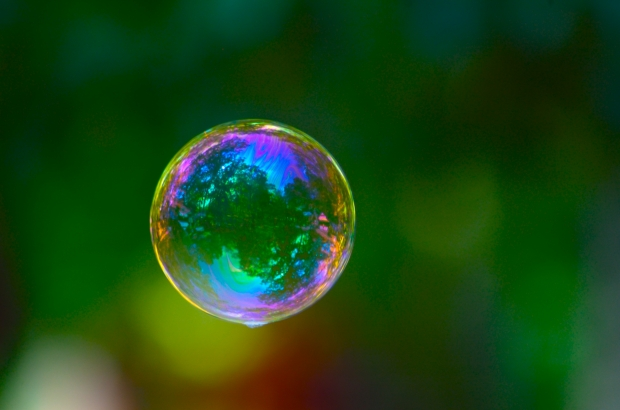
%> input picture PS1/bubble.jpg, 620 x 410 px
$ octave --eval "result = energy_img_modified(imread('bubble.jpg'));"   (GNU Octave 9; MATLAB toolbox functions it lacks are replaced by stand-ins)
%> lines starting %> are read from the running program, lines starting %| are printed output that depends on the picture
### PS1/col_gray.m
function oimg = col_gray(iimg)
oimg = rgb2gray(iimg);
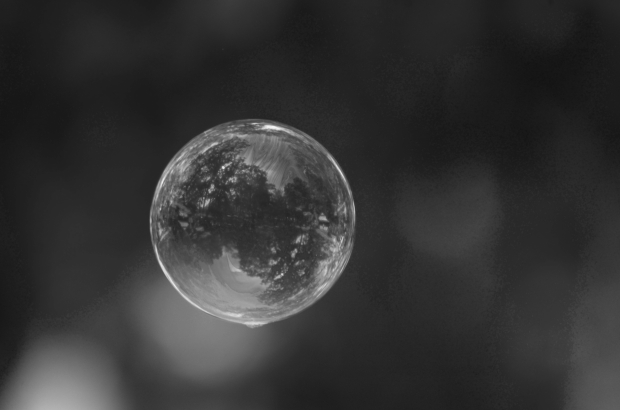
%> oimg: size 410x620 uint8; min 18, max 244, mean 51.6
end

### PS1/energy_img_modified.m
function aimg = energy_img_modified(iimg)
aimg=col_gray(iimg);
aimg = im2double(aimg);
[dx,dy] = imgradient(aimg,'prewitt');
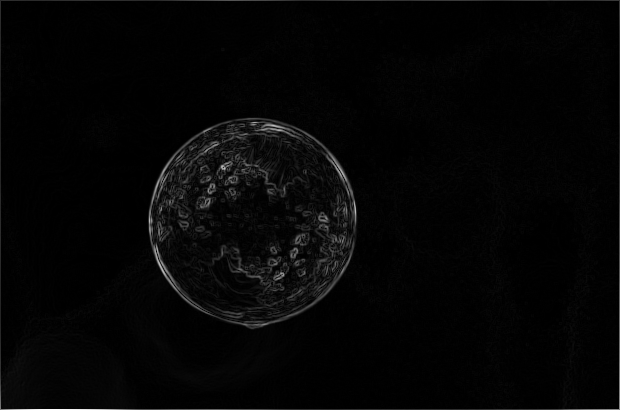
%> dx: size 410x620 double; min 0, max 2.07, mean 0.0462; drawn with min black and max white
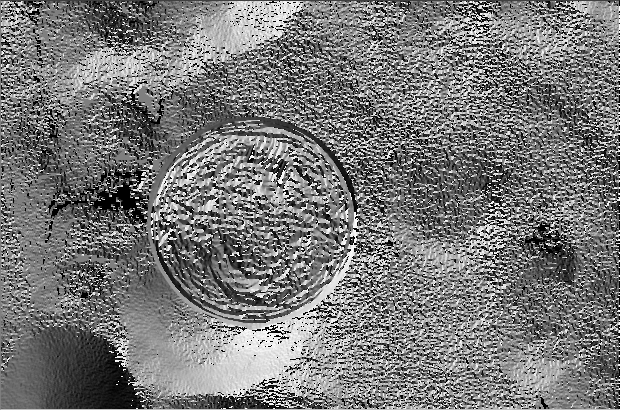
%> dy: size 410x620 double; min -180, max 180, mean -10.4; drawn with min black and max white
aimg=((dx.^2)+(dy.^2)).^(1/2);
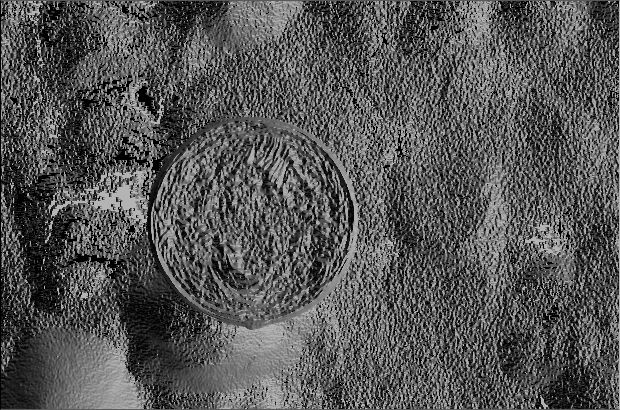
%> aimg: size 410x620 double; min 0, max 180, mean 85.5
end
